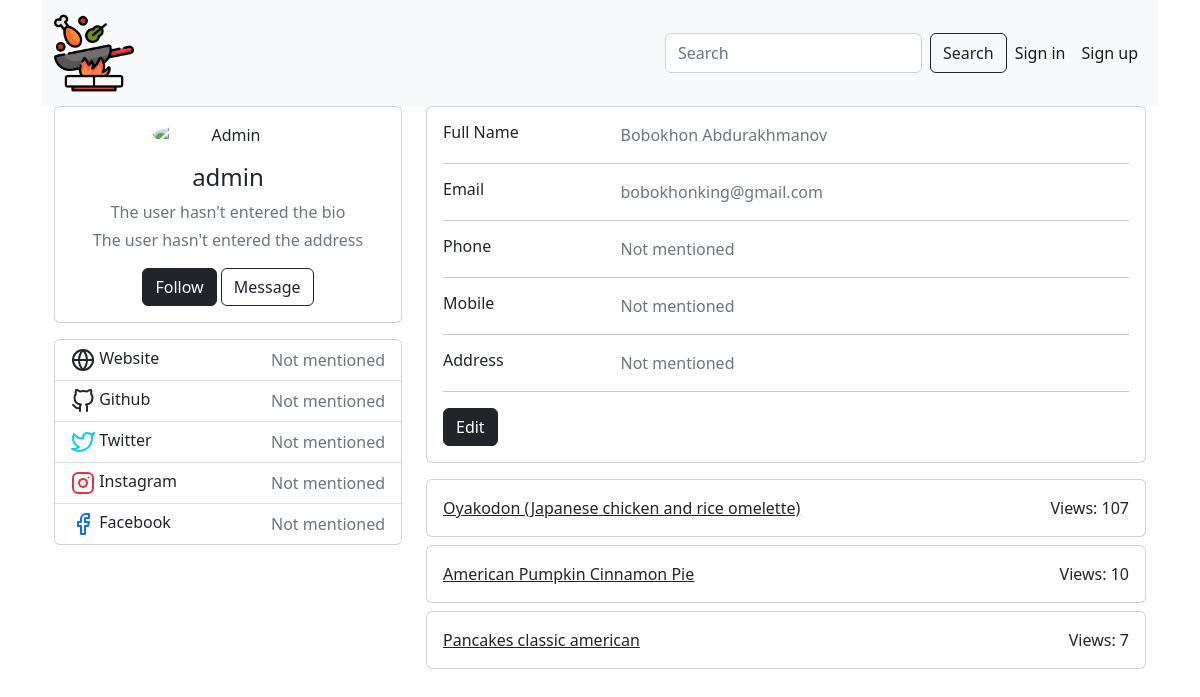
The app's page /profile/1 with its own data.
### web_site/models.py (models this page shows, shortened)
class Post(models.Model):
    title = models.CharField(max_length=50, verbose_name='Recipe title')
    content = models.TextField(default='Recipe description coming soon', verbose_name='Recipe text')
    created_at = models.DateTimeField(auto_now_add=True, verbose_name='Creation date')
    updated_at = models.DateTimeField(auto_now=True, verbose_name='Update date')
    photo = models.ImageField(upload_to='photos/', blank=True, null=True, verbose_name='Image')
    watched = models.IntegerField(default=0, verbose_name='Views')
    is_published = models.BooleanField(default=True, verbose_name='Is published')
    category = models.ForeignKey(Category, on_delete=models.CASCADE, verbose_name='Category')
    author = models.ForeignKey(User, default=None, null=True, blank=True, on_delete=models.CASCADE)
    class Meta:
        verbose_name = 'Recipe'
        verbose_name_plural = 'Recipes'

### web_site/views.py (the view)
# urls.py: path('profile/<int:user_id>', profile, name='profile'),
def profile(request, user_id):
    user = User.objects.get(pk=user_id)
    articles = Post.objects.filter(author=user)
    context = {
        'title': f'{user.first_name} {user.last_name}',
        'user': user,
        'articles': articles
    }
    return render(request, 'web_site/profile.html', context)

### web_site/templates/web_site/profile.html (shortened to what this page needs)
{% extends 'base.html' %}
{% block main %}
<div class="container">
    <div class="main-body">
        <div class="row gutters-sm">
            <div class="col-md-4 mb-3">
                <div class="card">
                    <div class="card-body">
                        <div class="d-flex flex-column align-items-center text-center">
                            <img src="https://bootdey.com/img/Content/avatar/avatar7.png" alt="Admin"
                                 class="rounded-circle" width="150">
                            <div class="mt-3">
                                <h4>{{ user.username }}</h4>
                                {% if user.userprofile.bio %}
                                <p class="text-secondary mb-1">{{ user.userprofile.bio }}</p>
                                {% else %}
                                <p class="text-secondary mb-1">The user hasn't entered the bio</p>
                                {% endif %}
                                {% if user.userprofile.address %}
                                <p class="text-muted font-size-sm">{{ user.userprofile.address }}</p>
                                {% else %}
                                <p class="text-muted font-size-sm">The user hasn't entered the address</p>
                                {% endif %}
                                <button class="btn btn-dark">Follow</button>
                                <button class="btn btn-outline-dark">Message</button>
                            </div>
                        </div>
                    </div>
                </div>
                <div class="card mt-3">
                    <ul class="list-group list-group-flush">
                        <li class="list-group-item d-flex justify-content-between align-items-center flex-wrap">
                            <h6 class="mb-0">
                                Website
                            </h6>
                            {% if user.userprofile.website %}
                            <span class="text-secondary">{{ user.userprofile.website }}</span>
                            {% else %}
                            <span class="text-secondary">Not mentioned</span>
                            {% endif %}
                        </li>
                        <li class="list-group-item d-flex justify-content-between align-items-center flex-wrap">
                            <h6 class="mb-0">
                                Github
                            </h6>
                            {% if user.userprofile.github %}
                            <span class="text-secondary">{{ user.userprofile.website }}</span>
                            {% else %}
                            <span class="text-secondary">Not mentioned</span>
                            {% endif %}
                        </li>
                        <li class="list-group-item d-flex justify-content-between align-items-center flex-wrap">
                            <h6 class="mb-0">
                                Twitter
                            </h6>
                            {% if user.userprofile.twitter %}
                            <span class="text-secondary">{{ user.userprofile.twitter }}</span>
                            {% else %}
                            <span class="text-secondary">Not mentioned</span>
                            {% endif %}
                        </li>
                        <li class="list-group-item d-flex justify-content-between align-items-center flex-wrap">
                            <h6 class="mb-0">
                                Instagram
                            </h6>
                            {% if user.userprofile.instagram %}
                            <span class="text-secondary">{{ user.userprofile.instagram }}</span>
                            {% else %}
                            <span class="text-secondary">Not mentioned</span>
                            {% endif %}
                        </li>
                        <li class="list-group-item d-flex justify-content-between align-items-center flex-wrap">
                            <h6 class="mb-0">
                                Facebook
                            </h6>
                            {% if user.userprofile.facebook %}
                            <span class="text-secondary">{{ user.userprofile.facebook }}</span>
                            {% else %}
                            <span class="text-secondary">Not mentioned</span>
                            {% endif %}
                        </li>
                    </ul>
                </div>
            </div>
            <div class="col-md-8">
                <div class="card mb-3">
                    <div class="card-body">
                        <div class="row">
                            <div class="col-sm-3">
                                <h6 class="mb-0">Full Name</h6>
                            </div>
                            <div class="col-sm-9 text-secondary">
                                {{user.first_name}} {{ user.last_name }}
                            </div>
                        </div>
                        <hr>
                        <div class="row">
                            <div class="col-sm-3">
                                <h6 class="mb-0">Email</h6>
                            </div>
                            <div class="col-sm-9 text-secondary">
                                {{ user.email }}
                            </div>
                        </div>
                        <hr>
                        <div class="row">
                            <div class="col-sm-3">
                                <h6 class="mb-0">Phone</h6>
                            </div>
                            <div class="col-sm-9 text-secondary">
                                {% if user.userprofile.phone %}
                                {{ user.userprofile.phone }}
                                {% else %}
                                Not mentioned
                                {% endif %}
                            </div>
                        </div>
                        <hr>
                        <div class="row">
                            <div class="col-sm-3">
                                <h6 class="mb-0">Mobile</h6>
                            </div>
                            <div class="col-sm-9 text-secondary">
                                {% if user.userprofile.mobile %}
                                {{ user.userprofile.mobile }}
                                {% else %}
                                Not mentioned
                                {% endif %}
                            </div>
                        </div>
                        <hr>
                        <div class="row">
                            <div class="col-sm-3">
                                <h6 class="mb-0">Address</h6>
                            </div>
                            <div class="col-sm-9 text-secondary">
                                {% if user.userprofile.address %}
                                {{ user.userprofile.address }}
                                {% else %}
                                Not mentioned
                                {% endif %}
                            </div>
                        </div>
                        <hr>
                        <div class="row">
                            <div class="col-sm-12">
                                <a class="btn btn-dark"
                                   href="#">Edit</a>
                            </div>
                        </div>
                    </div>
                </div>
                {% for article in articles %}
                <div class="card p-3 mb-2">
                    <div class="d-flex justify-content-between">
                        <div class="card-text">
                            <a href="{% url 'post_detail' article.pk %}" class="link-dark">{{ article.title }}</a>
                        </div>
                        <div class="d-flex justify-content-between">
                            <div>
                                Views: {{ article.watched }}
                            </div>
                        </div>
                    </div>
                </div>
                {% endfor %}
            </div>
        </div>
    </div>
</div>
{% endblock main %}

### records on screen
Post: title "Oyakodon (Japanese chicken and rice omelette)", watched "107"
Post: title "American Pumpkin Cinnamon Pie", watched "10"
Post: title "Pancakes classic american", watched "7"

### other values on screen
{{ user.username }} "admin"
{{ user.first_name }} "Bobokhon"
{{ user.last_name }} "Abdurakhmanov"
{{ user.email }} "bobokhonking@gmail.com"
